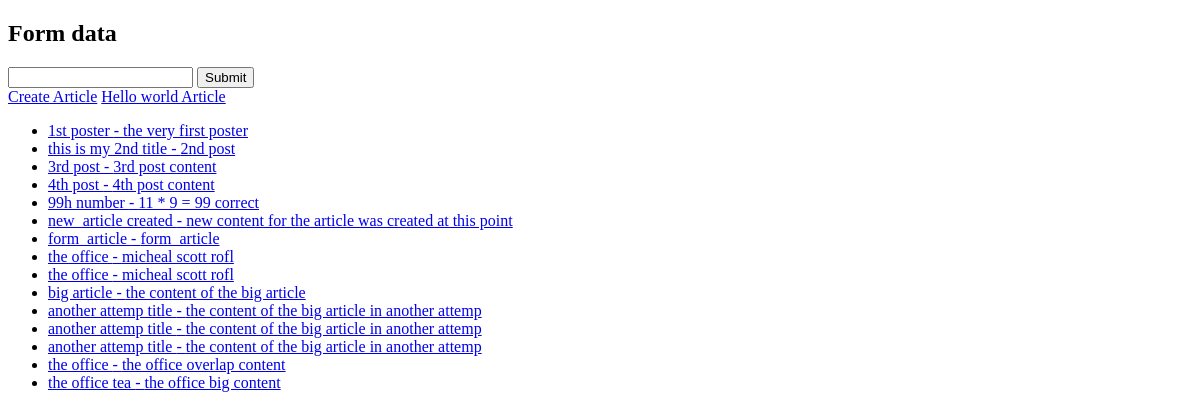
The app's page /, older data.
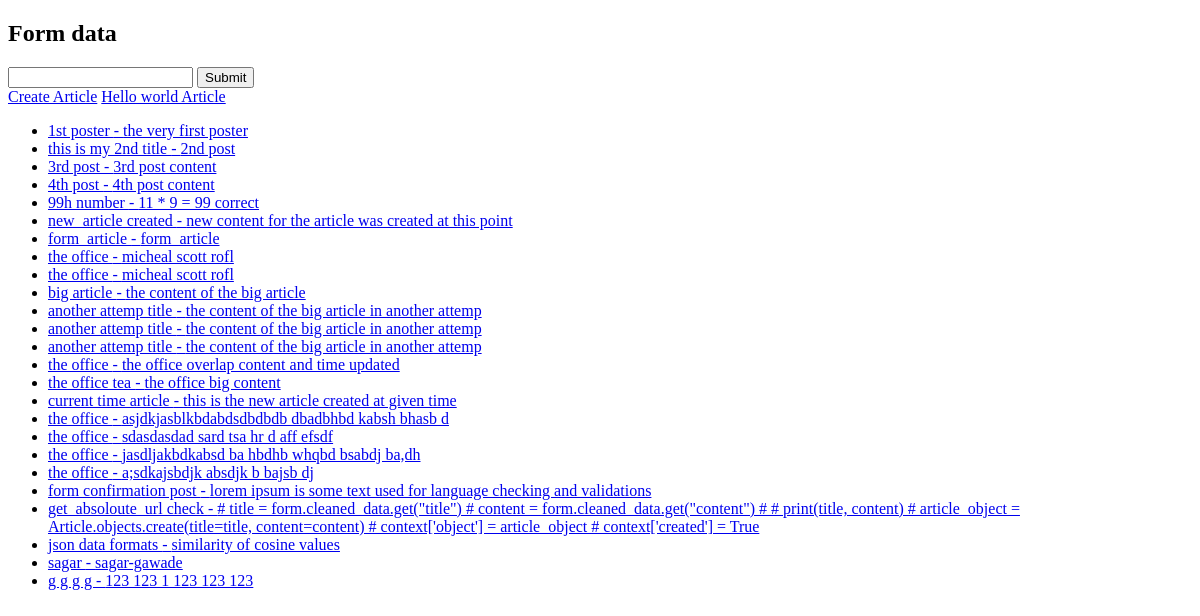
The same page, newer data.
### articles/models.py (models this page shows, shortened)
class Article(models.Model):
    user = models.ForeignKey(User, blank=True, null=True, on_delete=models.SET_NULL)
    title = models.CharField(max_length=250)
    slug = models.SlugField(unique=True, blank=True, null=True)
    content = models.TextField()
    Timestamp = models.DateTimeField(auto_now_add=True)
    updated = models.DateTimeField(auto_now=True)
    publish = models.DateField(auto_now=False, auto_now_add=False, null=True, blank=True)
    objects = ArticleManager()

### articles/views.py (the view)
# urls.py: path('', views.article_view),
def article_view(request):
    context = {
        'posts' : Article.objects.all()
    }
    return render(request, "home-view.html", context=context)

### articles/models.py (called while the page is built)
    def get_queryset(self):
        return ArticleQuerySet(self.model, using=self._db)

### templates/home-view.html
{% extends "base.html" %}
{% block content %}
<a href="{% url 'article-create' %}">Create Article</a>
<a href="{% url 'article-detail' slug='Hello-world' %}">Hello world Article</a>
<ul>
    {% for x in posts %}
        {%if x.title %}
            <li><a href="{% url 'article-detail' slug=x.slug %}">{{ x.title }} - {{x.content }}</a></li>
        {% endif %}
    {% endfor %}
</ul>
{% endblock content %}

### templates/base.html (shortened to what this page needs)
<!DOCTYPE html>
<html lang="en">
<head>
</head>
<body>
    <h2>Form data</h2>
    <form action="/articles", method="GET">
        <input type="text" name="q"/>
        <input type="submit"/>
    </form>
    {% block content %}
    {% endblock content %}
</body>
</html>

Row changes from the older to the newer data that the page shows:
changed Article: content "the office overlap content" → "the office overlap content and time updated"
added Article: title "current time article", content "this is the new article created at given time"
added Article: title "the office", content "asjdkjasblkbdabdsdbdbdb dbadbhbd kabsh bhasb d"
added Article: title "the office", content "sdasdasdad sard tsa hr d aff efsdf"
added Article: title "the office", content "jasdljakbdkabsd ba hbdhb whqbd bsabdj ba,dh"
added Article: title "the office", content "a;sdkajsbdjk absdjk b bajsb dj"
added Article: title "form confirmation post", content "lorem ipsum is some text used for language checking and validations"
added Article: title "get_absoloute_url check", content "# title = form.cleaned_data.get(\"title\") # content = form.cleaned_data.get(\"content\") # # print(title, content) # article_object = Article.objects.create(title=title, content=content) # context['object'] = article_object # context['created'] = True"
added Article: title "json data formats", content "similarity of cosine values"
added Article: title "sagar", content "sagar-gawade"
added Article: title "g g g g", content "123 123 1 123 123 123"
